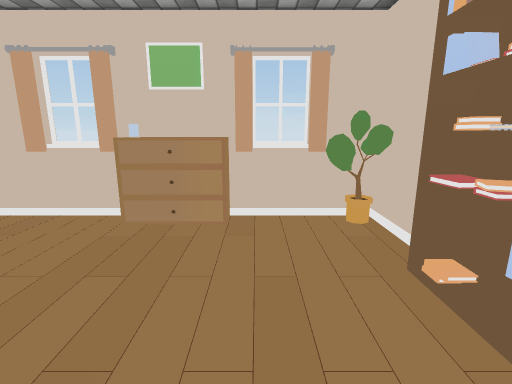
View 1 (above)

15 first-person views from a walk through a scene from a Unity 3-D project. The camera is 1.3 m above the floor, tilts 12° down and sees 85° across. Doors are open. The floor is counted in squares, 0.5 m on a side. Each view is taken from the middle of a square. On the plan, view 1 faces up. The plan holds only what a view shows up to about 19 squares ahead; the rest is blank. The player is left out. Some surface patterns are stand-ins.

View 2
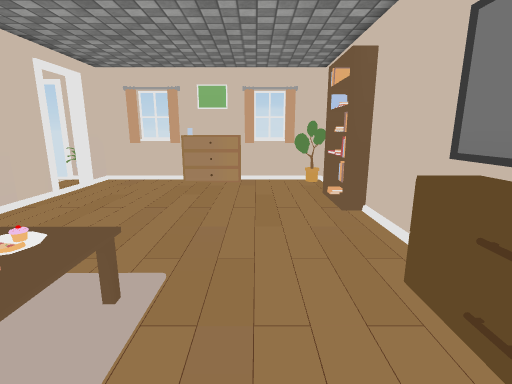

View 3
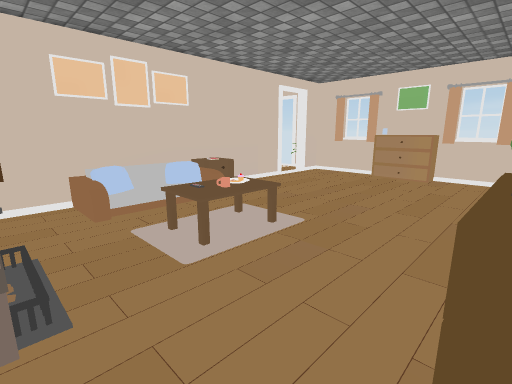

View 4
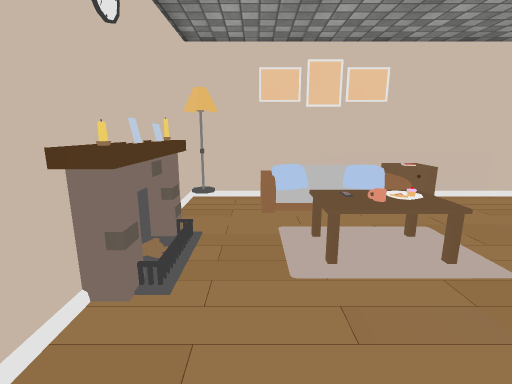

View 5
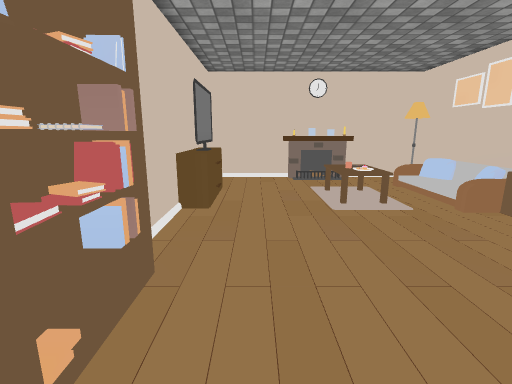

View 6
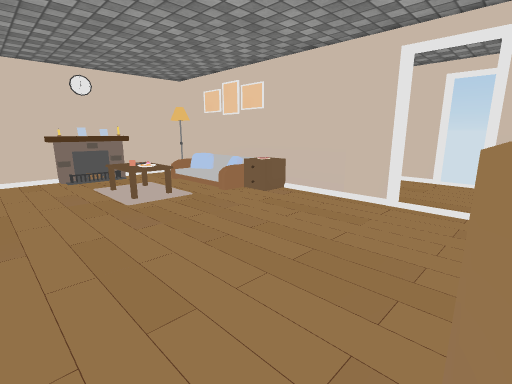

View 7
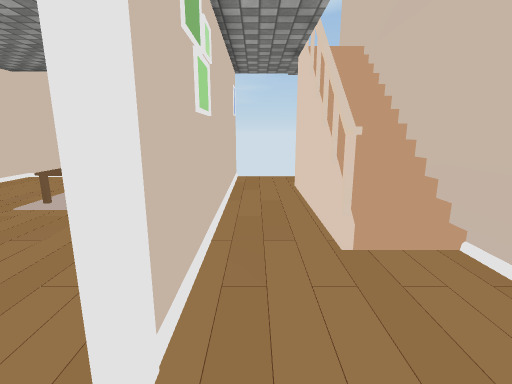

View 8
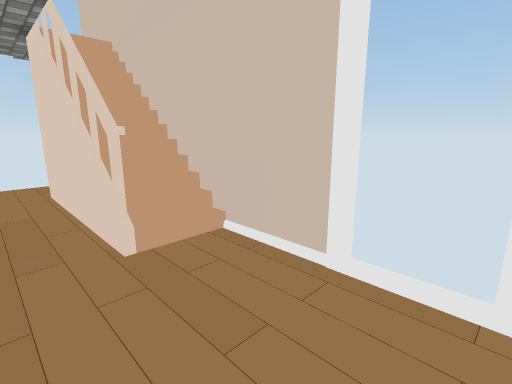

View 9
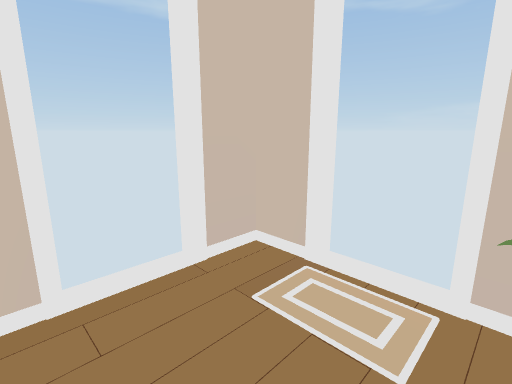

View 10
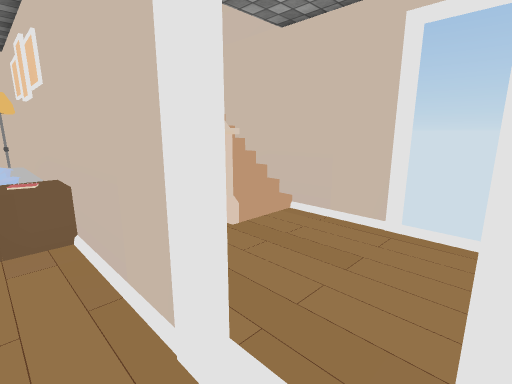

View 11
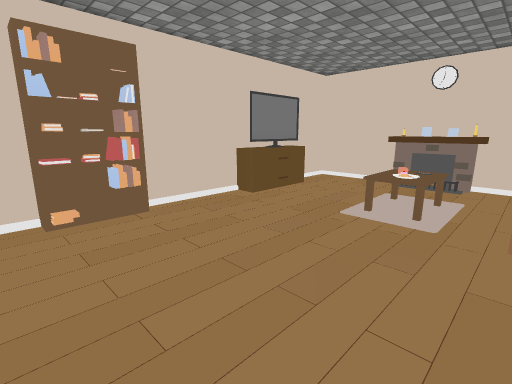

View 12
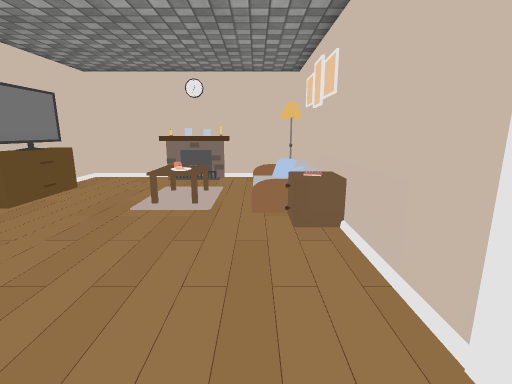

View 13
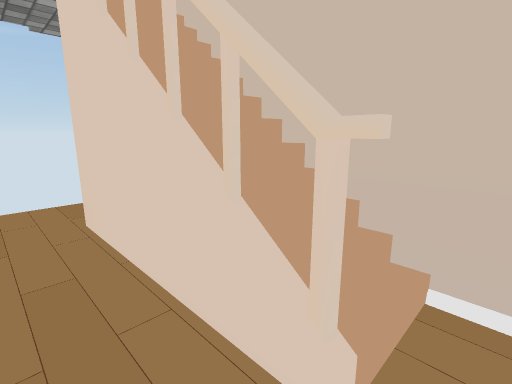

View 14
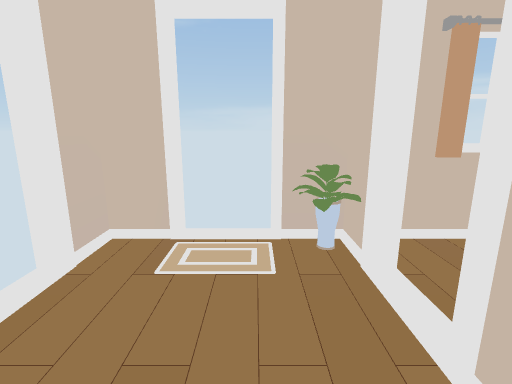

View 15
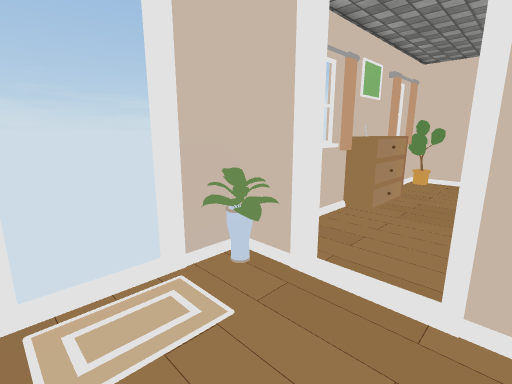

### Floor plan
Key: @ floor where view 1 was taken; # wall or solid block; . floor; / step, stairs or slope; D open door; = window, fence, low wall or low ledge; ^ raised ledge; C curtain; B books; T table; L lamp; F fireplace; O other object.
Columns run from 15 left of view 1 to 4 right of it. Each row starts with its distance up from view 1.
  9 ##DDD###############
  8 #  ..###...#^^^C .O#
  7 D ....D#...........#
  6 D.....DD...........#
  5 D.....DD..........##
  4 #.....##..........B#
  3 #.....##..........BB
  2 #.....##..........BO
  1 #//#..##...........#
  0 #//#..##=......@...#
 -1 #//=..##=..........#
 -2 #//#..###O........=#
 -3 #//#..## O.TTT... ##
 -4 #//#..## O.TTT...=##
 -5 #//#..## O.TTT...=##
 -6 #//#..## O.TTT... ##
 -7 #  ...##...........#
 -8    ...##...........#
 -9    ...#LL. FFFF ...#
-10       ##############

Positions as (right, up) in squares from view 1, and headings:
1: (0, 0), facing up
2: (0, -7), facing up
3: (3, -9), facing up-left
4: (3, -7), facing left
5: (1, 7), facing down
6: (2, 8), facing down-left
7: (-10, 7), facing down
8: (-10, 7), facing down-left
9: (-10, 4), facing up-left
10: (-7, 7), facing down-left
11: (-6, 6), facing down-right
12: (-6, 7), facing down
13: (-10, 2), facing down-left
14: (-11, 2), facing up
15: (-13, 4), facing up-right
